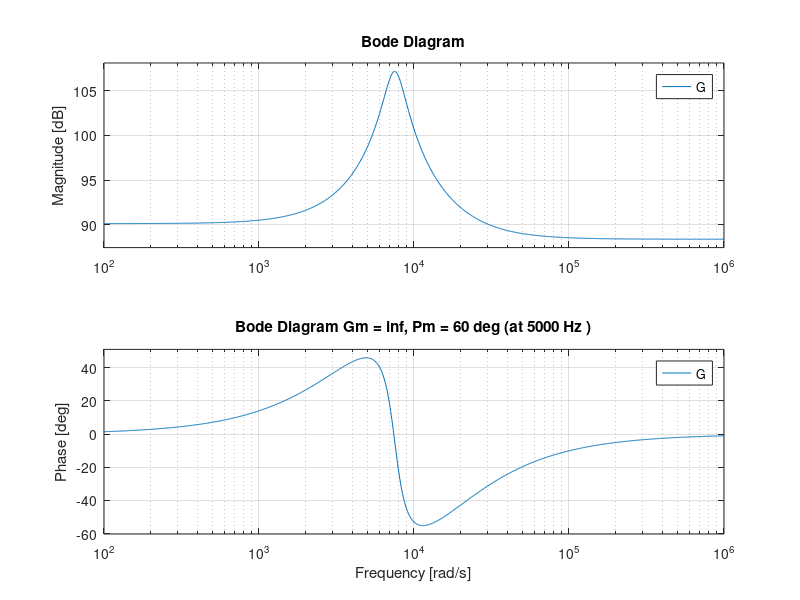

Source code (MATLAB):
% Define numerator and denominator
num = [8.4272e-5, 1.69328, 5816.85];
den = [3.2e-9, 7.46744e-6, 0.180744];
% Create the transfer function
G = tf(num, den);
% Display the Transfer Function
disp('The transfer function G_{vi}(s) is:');
G
figure;
bode(G);
grid on;
title('Bode Diagram Gm = inf, Pm = 60 deg (at 5000 Hz )');